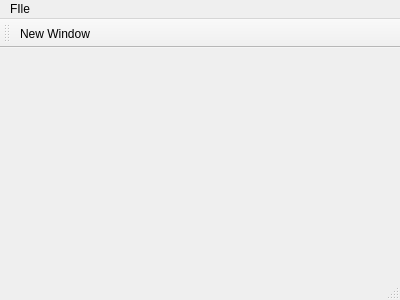
<?xml version="1.0" encoding="UTF-8"?>
<ui version="4.0">
 <class>MainWindow</class>
 <widget class="QMainWindow" name="MainWindow">
  <property name="geometry">
   <rect>
    <x>0</x>
    <y>0</y>
    <width>400</width>
    <height>300</height>
   </rect>
  </property>
  <property name="windowTitle">
   <string>MainWindow</string>
  </property>
  <widget class="QWidget" name="centralWidget"/>
  <widget class="QMenuBar" name="menuBar">
   <property name="geometry">
    <rect>
     <x>0</x>
     <y>0</y>
     <width>400</width>
     <height>27</height>
    </rect>
   </property>
   <widget class="QMenu" name="menuFIle">
    <property name="title">
     <string>FIle</string>
    </property>
    <addaction name="actionNew_Window"/>
   </widget>
   <addaction name="menuFIle"/>
  </widget>
  <widget class="QToolBar" name="mainToolBar">
   <attribute name="toolBarArea">
    <enum>TopToolBarArea</enum>
   </attribute>
   <attribute name="toolBarBreak">
    <bool>false</bool>
   </attribute>
   <addaction name="actionNew_Window"/>
  </widget>
  <widget class="QStatusBar" name="statusBar"/>
  <action name="actionNew_Window">
   <property name="text">
    <string>New Window</string>
   </property>
  </action>
 </widget>
 <layoutdefault spacing="6" margin="11"/>
 <resources/>
 <connections/>
</ui>
